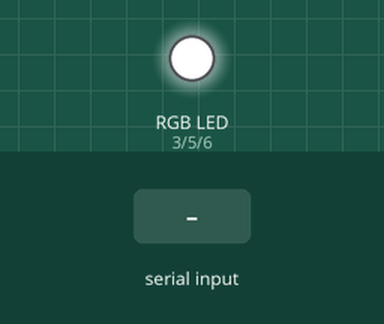
The sketch below on a simulated Arduino Uno, built with avr-gcc and run on an emulated ATmega328P. Shown: an RGB LED mixed from three pins (HIGH = lit). The inputs (shaded band) are chosen by the test bench.

Above: at 1.2 s.
1.3 s: "T" received over Serial
At 1.8 s:
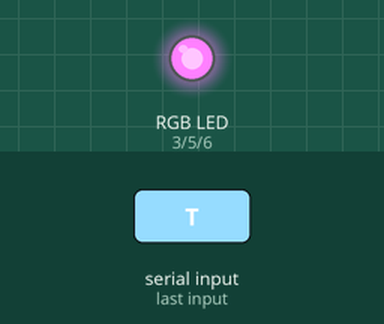
2.8 s: "F" received over Serial
At 4.0 s:
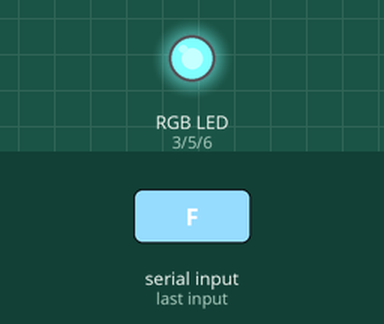
4.3 s: "t" received over Serial
At 5.2 s:
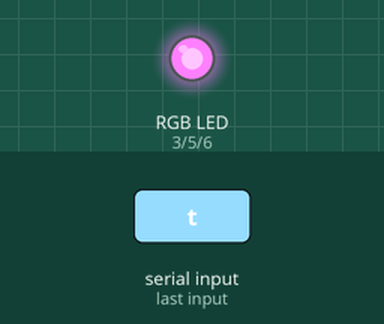
5.8 s: "f" received over Serial
At 6.4 s:
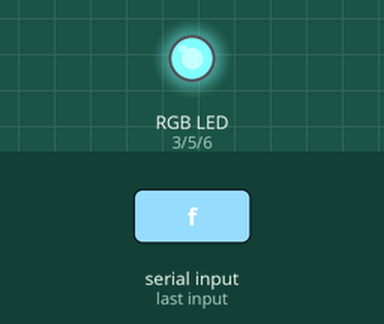
Timing chart, 0 to 8.3 s (numbered marks = the images above; inputs shaded):
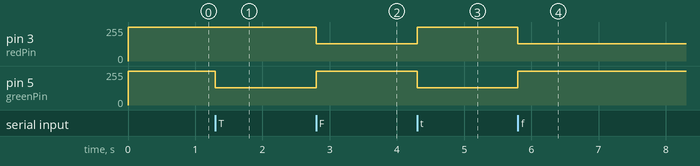

Measured:
- after the input at 1.3 s, pin 5 (greenPin): 255/255 → 128/255 at once
- after the input at 2.8 s, pin 3 (redPin): 255/255 → 128/255 at once; pin 5 (greenPin): 128/255 → 255/255 at once
- after the input at 4.3 s, pin 3 (redPin): 128/255 → 255/255 at once; pin 5 (greenPin): 255/255 → 128/255 at once
- after the input at 5.8 s, pin 3 (redPin): 255/255 → 128/255 at once; pin 5 (greenPin): 128/255 → 255/255 at once

The sketch:

Server_LED.ino
```cpp
/*
RGB testing - Colin Zeidler
*/

int redPin = 3;
int greenPin = 5;
int bluePin = 6;

void setup()
{
  Serial.begin(9600);
  pinMode(redPin, OUTPUT);
  pinMode(greenPin, OUTPUT);
  pinMode(bluePin, OUTPUT);
  setColor(255,255,255);
}

void loop()
{
  if (Serial.available()) {
    char ch = Serial.read();
    if (ch == 'T' || ch =='t') {
      setColor(255,128,255);
    }
    else if (ch =='F' || ch =='f') {
      setColor(128,255,255);
    }
  }
}

void setColor(int red, int green, int blue)
{
  analogWrite(redPin, red);
  analogWrite(greenPin, green);
  analogWrite(bluePin, blue);
}
```
